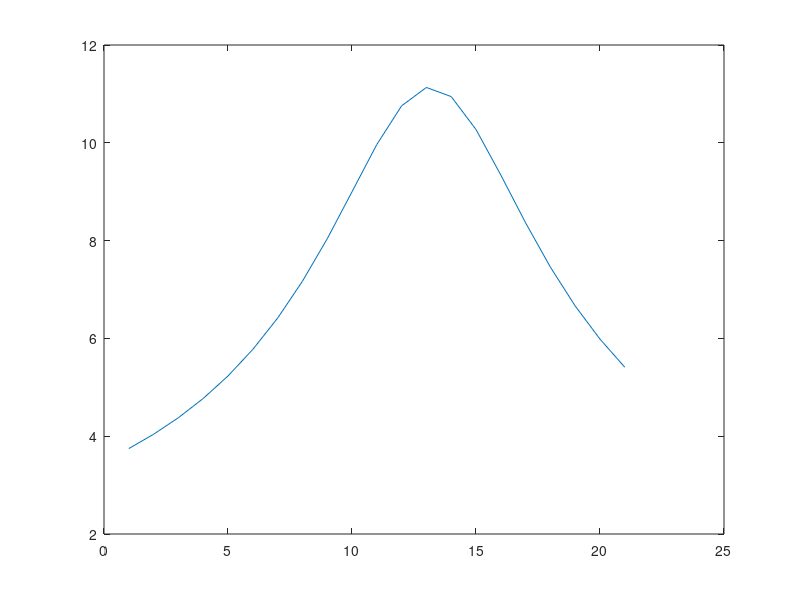

Write the MATLAB code that produced this figure. (Note: this script raises an error after producing the figure.)
function [ t,Y ] = mcintyre(dur, IC)
    vrest = -80;
    fiberD=10.0;        %um
    paralength1=3;      %um  
    nodelength=1.0;
    space_p1=0.002;  
    space_p2=0.004;
    space_i=0.004;
    rhoa=7e8;         %Ohm*um
    mycm=0.1;           %uF/cm2
    mygm=0.001;         %S/cm2
    c=2;                %uF/cm2

    g_nap = 0.010;         % sodium channel conductivity [S/cm^2]
    g_naf = 3;        %
    g_k = 0.080;
    g_kf = 0;
    g_l = 0.007;           % leak channel conductivity [S/cm^2] 
    e_na = 50.0;
    e_k = -90.0;
    e_l	= -90.0;

    g=0.690; 
    axonD=6.9; 
    nodeD=3.3; 
    paraD1=3.3; 
    paraD2=6.9; 
    deltax=1150; 
    paralength2=46; 
    nl=120;
    
    mysalength = paralength1;
    flutlength = paralength2;
    
    Rpn0=(rhoa*.01)/(pi*((((nodeD/2)+space_p1)^2)-((nodeD/2)^2)));
    Rpn1=(rhoa*.01)/(pi*((((paraD1/2)+space_p1)^2)-((paraD1/2)^2)));
    Rpn2=(rhoa*.01)/(pi*((((paraD2/2)+space_p2)^2)-((paraD2/2)^2)));
    Rpx=(rhoa*.01)/(pi*((((axonD/2)+space_i)^2)-((axonD/2)^2)));
    interlength=(deltax-nodelength-(2*paralength1)-(2*paralength2))/6;

    %periaxonal resistivity in GOhm
    r_pn0=Rpn0*(nodelength/10000)/1e3;
    r_pn1=Rpn1*(paralength1/10000)/1e3;
    r_pn2=Rpn2*(paralength2/10000)/1e3;
    r_px=Rpx*(interlength/10000)/1e3;

    %surface area in cm2
    sa_node = (pi*nodeD*nodelength)/1e8;
    sa_mysa = (pi*fiberD*paralength1)/1e8;
    sa_flut = (pi*fiberD*paralength2)/1e8;
    sa_inter = (pi*fiberD*interlength)/1e8;

    %resistiviy in Ohm*cm
    r_node = rhoa/10000;
    r_mysa = rhoa*(1/(paraD1/fiberD)^2)/10000;
    r_flut = rhoa*(1/(paraD2/fiberD)^2)/10000;
    r_inter = rhoa*(1/(axonD/fiberD)^2)/10000;

    %resistiviy in GOhm
    r_node = (4*(nodelength/10000)*r_node)/(pi*(nodeD/10000)^2)/1e9;
    r_mysa = (4*(paralength1/10000)*r_mysa)/(pi*(fiberD/10000)^2)/1e9;
    r_flut = (4*(paralength2/10000)*r_flut)/(pi*(fiberD/10000)^2)/1e9;
    r_inter = (4*(interlength/10000)*r_inter)/(pi*(fiberD/10000)^2)/1e9;

    %capacity in uF/cm2
    c_node = c;
    c_mysa = c*paraD1/fiberD;
    c_flut = c*paraD2/fiberD;
    c_inter = c*axonD/fiberD;

    %capacity in pF
    c_node = c_node*sa_node*1e6;
    c_mysa = c_mysa*sa_mysa*1e6;
    c_flut = c_flut*sa_flut*1e6;
    c_inter = c_inter*sa_inter*1e6;

    %passive conductance in S/cm^2
    g_mysa = 0.001*paraD1/fiberD;
    g_flut = 0.0001*paraD2/fiberD;
    g_inter = 0.0001*axonD/fiberD;
    %in nS
    g_mysa = g_mysa*sa_mysa*1e9;
    g_flut = g_flut*sa_flut*1e9;
    g_inter = g_inter*sa_inter*1e9;

    %membrane conductance in S/cm2
    xg = 0.001/(nl*2); 
    %in nS
    g_mysa_m = xg*sa_mysa*1e9;
    g_flut_m = xg*sa_flut*1e9;
    g_inter_m = xg*sa_inter*1e9;

    %membrane capacity in uF/cm2
    xc = 0.1/(nl*2);
    %in pF
    c_mysa_m = xc*sa_mysa*1e6;
    c_flut_m = xc*sa_flut*1e6;
    c_inter_m = xc*sa_inter*1e6;

    %nodal conductances
    g_nap = g_nap*sa_node*1e9;
    g_naf = g_naf*sa_node*1e9;
    g_k = g_k*sa_node*1e9;
    g_l = g_l*sa_node*1e9;
    
    
    %how many nodes to simulate
    N_nodes = 21;
    N_inter = N_nodes-1;
    
    % index values of the dV Vektor
    i_node = [1,N_nodes];
    i_para_m = [i_node(2)+1,i_node(2)+N_nodes];
    i_para_h = [i_para_m(2)+1,i_para_m(2)+N_nodes];
    i_para_p = [i_para_h(2)+1,i_para_h(2)+N_nodes];
    i_para_s = [i_para_p(2)+1,i_para_p(2)+N_nodes];
    i_mysa = [i_para_s(2)+1,i_para_s(2)+N_inter, ...
        i_para_s(2)+N_inter+1,i_para_s(2)+N_inter*2];
    i_flut = [i_mysa(4)+1,i_mysa(4)+N_inter, ... 
        i_mysa(4)+N_inter+1,i_mysa(4)+N_inter*2];
    i_para_n = [i_flut(4)+1,i_flut(4)+N_inter, ...
        i_flut(4)+N_inter+1,i_flut(4)+N_inter*2];
    i_inter = [i_para_n(4)+1,i_para_n(4)+N_inter; ... 
        i_para_n(4)+N_inter+1,i_para_n(4)+N_inter*2; ...
        i_para_n(4)+(2*N_inter)+1,i_para_n(4)+(3*N_inter);...
        i_para_n(4)+(3*N_inter)+1,i_para_n(4)+(4*N_inter);...
        i_para_n(4)+(4*N_inter)+1,i_para_n(4)+(5*N_inter);...
        i_para_n(4)+(5*N_inter)+1,i_para_n(4)+(6*N_inter)];
    i_mysa_b = [i_inter(12)+1,i_inter(12)+N_inter, ...
                i_inter(12)+N_inter+1,i_inter(12)+N_inter*2];
    i_flut_b = [i_mysa_b(4)+1,i_mysa_b(4)+N_inter, ... 
        i_mysa_b(4)+N_inter+1,i_mysa_b(4)+N_inter*2];
    i_inter_b = [i_flut_b(4)+1,i_flut_b(4)+N_inter; ... 
        i_flut_b(4)+N_inter+1,i_flut_b(4)+N_inter*2; ...
        i_flut_b(4)+(2*N_inter)+1,i_flut_b(4)+(3*N_inter);...
        i_flut_b(4)+(3*N_inter)+1,i_flut_b(4)+(4*N_inter);...
        i_flut_b(4)+(4*N_inter)+1,i_flut_b(4)+(5*N_inter);...
        i_flut_b(4)+(5*N_inter)+1,i_flut_b(4)+(6*N_inter)];
    %Dummy Stimulusvoltage
    V_e = zeros(i_inter(6,2),1);
    V_stim = zeros(i_inter(6,2),1);
    q = 700000;
    xe = 14000;
    ye = 5000;
    V_stim(1:N_nodes) = electrode(q,xe,ye,((1:N_nodes)-1)*deltax,zeros(1,N_nodes));
    V_stim(i_mysa(1):i_mysa(2)) = electrode(q,xe,ye,((1:N_inter)-1)*deltax+mysalength/2,zeros(1,N_inter));
    V_stim(i_mysa(3):i_mysa(4)) = electrode(q,xe,ye,((1:N_inter))*deltax-mysalength/2,zeros(1,N_inter));
    V_stim(i_flut(1):i_flut(2)) = electrode(q,xe,ye,((1:N_inter)-1)*deltax+mysalength+flutlength/2,zeros(1,N_inter));
    V_stim(i_flut(3):i_flut(4)) = electrode(q,xe,ye,((1:N_inter))*deltax-mysalength-flutlength/2,zeros(1,N_inter));
    V_stim(i_inter(1,1):i_inter(1,2)) = electrode(q,xe,ye,((1:N_inter)-1)*deltax+mysalength+flutlength+interlength/2,zeros(1,N_inter));
    V_stim(i_inter(2,1):i_inter(2,2)) = electrode(q,xe,ye,((1:N_inter)-1)*deltax+mysalength+flutlength+3*interlength/2,zeros(1,N_inter));
    V_stim(i_inter(3,1):i_inter(3,2)) = electrode(q,xe,ye,((1:N_inter)-1)*deltax+mysalength+flutlength+5*interlength/2,zeros(1,N_inter));
    V_stim(i_inter(4,1):i_inter(4,2)) = electrode(q,xe,ye,((1:N_inter)-1)*deltax+mysalength+flutlength+7*interlength/2,zeros(1,N_inter));
    V_stim(i_inter(5,1):i_inter(5,2)) = electrode(q,xe,ye,((1:N_inter)-1)*deltax+mysalength+flutlength+9*interlength/2,zeros(1,N_inter));
    V_stim(i_inter(6,1):i_inter(6,2)) = electrode(q,xe,ye,((1:N_inter)-1)*deltax+mysalength+flutlength+11*interlength/2,zeros(1,N_inter));
    

    figure(2);
    plot(1:N_nodes,V_stim(1:N_nodes));
    hold off;
    if (exist('IC','var') == 0)
        IC = zeros(i_inter_b(6,2),1);
        IC(1:N_nodes) = -80;
        IC(i_mysa(1):i_flut(4)) = -80;
        IC(i_inter(1,1):i_inter(6,2)) = -80;
        stim = 0;
    end
    if (exist('dur','var')==0)
        dur = 10;
    end
    
    Istim = zeros(N_nodes,1);
    
    [t,Y] = ode15s(@odeMcIntyr, [0,dur], IC);

    figure(1);
    
    for i = 1:N_nodes
        V(i,:) = Y(:,i) - 40*(i-1);
    end
    plot(t,V);
    figure(3);
    plot(t,Y(:,1),t,Y(:,20));
    
    function dY = odeMcIntyr(t,Y)
        if exist('stim','var') ==0
            if mod(t,100) < 0.5
                %
                %V_e = V_stim;
                %Y(11) = Y(11) -30;
                %V_e(11) = -10;
                Istim(1) = 100;
            else
                V_e = zeros(i_inter(6,2),1);
                Istim(1) = 0;
            end
        end
        inter = zeros(N_inter,6);
        inter_b = zeros(N_inter,6);
        
        node = Y(i_node(1):i_node(2));
        para_m = Y(i_para_m(1):i_para_m(2));
        para_h = Y(i_para_h(1):i_para_h(2));
        para_p = Y(i_para_p(1):i_para_p(2));
        para_s = Y(i_para_s(1):i_para_s(2));
        mysa_l = Y(i_mysa(1):i_mysa(2));
        mysa_r = Y(i_mysa(3):i_mysa(4));
        flut_l = Y(i_flut(1):i_flut(2));
        flut_r = Y(i_flut(3):i_flut(4));
        para_n_l = Y(i_para_n(1):i_para_n(2));
        para_n_r = Y(i_para_n(3):i_para_n(4));
        inter(:,1) = Y(i_inter(1,1):i_inter(1,2));
        inter(:,2) = Y(i_inter(2,1):i_inter(2,2));
        inter(:,3) = Y(i_inter(3,1):i_inter(3,2));
        inter(:,4) = Y(i_inter(4,1):i_inter(4,2));
        inter(:,5) = Y(i_inter(5,1):i_inter(5,2));
        inter(:,6) = Y(i_inter(6,1):i_inter(6,2));
       

        mysa_l_b = Y(i_mysa_b(1):i_mysa_b(2));
        mysa_r_b = Y(i_mysa_b(3):i_mysa_b(4));
        flut_l_b = Y(i_flut_b(1):i_flut_b(2));
        flut_r_b = Y(i_flut_b(3):i_flut_b(4));
        inter_b(:,1) = Y(i_inter_b(1,1):i_inter_b(1,2));
        inter_b(:,2) = Y(i_inter_b(2,1):i_inter_b(2,2));
        inter_b(:,3) = Y(i_inter_b(3,1):i_inter_b(3,2));
        inter_b(:,4) = Y(i_inter_b(4,1):i_inter_b(4,2));
        inter_b(:,5) = Y(i_inter_b(5,1):i_inter_b(5,2));
        inter_b(:,6) = Y(i_inter_b(6,1):i_inter_b(6,2)); 
        
        mysa_lv = mysa_l + mysa_l_b;
        mysa_rv = mysa_r + mysa_r_b;
        flut_lv = flut_l + flut_l_b;
        flut_rv = flut_r + flut_r_b;
        interv = inter+inter_b;
        
        [dnode,dpara_m,dpara_h,dpara_p,dpara_s] = nodeEq(node,para_m, ...
            para_h,para_p,para_s,mysa_lv,mysa_rv,V_e(1:N_nodes), ...
            V_e(i_mysa(1):i_mysa(2)),V_e(i_mysa(3):i_mysa(4)));
        
        [dmysa_l,dmysa_l_b] = mysaEq(mysa_l,mysa_lv,node(1:N_nodes-1),...
            flut_lv,mysa_l_b,V_e(1:N_nodes-1),flut_l_b, ...
            V_e(i_mysa(1):i_mysa(2)),V_e(1:N_nodes-1),...
            V_e(i_flut(1):i_flut(2)));
        
        [dmysa_r,dmysa_r_b] = mysaEq(mysa_r,mysa_rv,node(2:N_nodes),...
            flut_rv,mysa_r_b,V_e(2:N_nodes),flut_r_b,...
            V_e(i_mysa(3):i_mysa(4)),V_e(2:N_nodes),...
            V_e(i_flut(3):i_flut(4)));
        
        [dflut_l,dflut_l_b] = flutEq(flut_l,flut_lv,mysa_lv,interv(:,1),...
            flut_l_b,mysa_l_b,inter_b(:,1),...
            V_e(i_flut(1):i_flut(2)),V_e(i_mysa(1):i_mysa(2)),...
            V_e(i_inter(1,1):i_inter(1,2)));
        
        [dflut_r,dflut_r_b] = flutEq(flut_r,flut_rv,mysa_rv,interv(:,6),...
            flut_r_b,mysa_r_b,inter_b(:,6),...
            V_e(i_flut(3):i_flut(4)),V_e(i_mysa(3):i_mysa(4)),...
            V_e(i_inter(6,1):i_inter(6,2)));
        
        dpara_n_l = zeros(N_inter,1);
        dpara_n_r = zeros(N_inter,1);
        
        
        interVe = [V_e(i_inter(1,1):i_inter(1,2)),...
            V_e(i_inter(2,1):i_inter(2,2)),...
            V_e(i_inter(3,1):i_inter(3,2)),...
            V_e(i_inter(4,1):i_inter(4,2)),...
            V_e(i_inter(5,1):i_inter(5,2)),...
            V_e(i_inter(6,1):i_inter(6,2))];
        
        [dinter,dinter_b] = interEq(inter,interv,flut_lv,flut_rv, ...
            inter_b, flut_l_b, flut_r_b, interVe, ...
            V_e(i_flut(1):i_flut(2)), V_e(i_flut(3):i_flut(4)));
        
        
        
        %finally assemble derivatives into an
        dY=[dnode;dpara_m;dpara_h;dpara_p;dpara_s;dmysa_l;dmysa_r;...
            dflut_l;dflut_r;dpara_n_l;dpara_n_r;dinter(:,1); ...
            dinter(:,2);dinter(:,3);dinter(:,4);dinter(:,5);...
            dinter(:,6);dmysa_l_b;dmysa_r_b;dflut_l_b;dflut_r_b;...
            dinter_b(:,1);dinter_b(:,2);dinter_b(:,3);...
            dinter_b(:,4);dinter_b(:,5);dinter_b(:,6)];
        
    end

    function [dV,dm,dh,dp,ds] = nodeEq(V,m,h,p,s,...
            VmMl,VmMr,Vex,VexMl,VexMr)
        [I,dm,dh,dp,ds] = axnode(V,m,h,p,s);
        Iax = axialI(V,[V(1);VmMl],[VmMr;V(N_nodes)],r_node,r_mysa,r_mysa);
        Iex = axialI(Vex,[Vex(1);VexMl],[VexMr;Vex(N_nodes)],...
            r_node,r_mysa,r_mysa);
        dV = (-I-Iax-Iex+Istim)./c_node;
        
    end

    function [dV,dVp] = interEq(V, Vm, VmFl, VmFr, Vp, VpFl, VpFr, ...
                                            Vex, VexFl, VexFr)
        dV = zeros(N_inter,6);
        dVp = zeros(N_inter,6);
        
        Iax1 = axialI(Vm(:,1),VmFl,Vm(:,2),r_inter,r_flut,r_inter);
        Ipx1 = axialI(Vp(:,1),VpFl,Vp(:,2),r_px,r_pn2,r_px);
        Iex1 = axialI(Vex(:,1),VexFl,Vex(:,2),r_inter,r_flut,r_inter);
        [dV(:,1), dVp(:,1)] = compartment(V(:,1),Vp(:,1),Vex(:,1),Iax1,Ipx1,...
            Iex1, vrest, c_inter, c_inter_m, g_inter, g_inter_m);
        
        Iax6 = axialI(Vm(:,6),VmFr,Vm(:,5),r_inter,r_flut,r_inter);
        Ipx6 = axialI(Vp(:,6),VpFr,Vp(:,5),r_px,r_pn2,r_px);
        Iex6 = axialI(Vex(:,6),VexFr,Vex(:,5),r_inter,r_flut,r_inter);
        [dV(:,6), dVp(:,6)] = compartment(V(:,6),Vp(:,6),Vex(:,6),Iax6,Ipx6,...
            Iex6, vrest, c_inter, c_inter_m, g_inter, g_inter_m);
        
        for j = 2:5
            Iax = axialI(Vm(:,j),Vm(:,j-1),Vm(:,j+1),...
                r_inter,r_inter,r_inter);
            Ipx = axialI(Vp(:,j),Vp(:,j-1),Vp(:,j+1),r_px,r_px,r_px);
            Iex = axialI(Vex(:,j),Vex(:,j-1),Vex(:,j+1),...
                r_inter,r_inter,r_inter);
            [dV(:,j), dVp(:,j)] = compartment(V(:,j),Vp(:,j),Vex(:,j),...
                Iax,Ipx,Iex,vrest,c_inter,c_inter_m,g_inter,g_inter_m);
        end
        
    end

    function [dV,dVp] = flutEq(V, Vm, VmM, VmI, Vp, VpM, VpI, Vex, VexM,...
                                                                      VexI)
       Iax = axialI(Vm,VmM,VmI,r_flut,r_mysa,r_inter);
       Ipx = axialI(Vp,VpM,VpI,r_pn2,r_pn1,r_px);
       Iex = axialI(Vex,VexM,VexI,r_flut,r_mysa,r_inter);
       [dV, dVp] = compartment(V,Vp, Vex, Iax, Ipx, Iex, vrest, c_flut, ...
           c_flut_m, g_flut, g_flut_m);
                                                  
    end

    function [dV, dVp] = mysaEq(V, Vm, VmN, VmF, Vp, VpN, VpF, Vex, VexN,...
                                                                      VexF)
        Iax = axialI(Vm,VmN,VmF,r_mysa,r_node,r_flut);
        Ipx = axialI(Vp,VpN,VpF,r_pn1,r_pn0,r_pn1);
        Iex = axialI(Vex,VexN,VexF,r_mysa,r_node,r_flut);
        [dV, dVp] = compartment(V,Vp,Vex, Iax, Ipx, Iex, vrest, c_mysa, ...
           c_mysa_m, g_mysa, g_mysa_m);
    end

    function [dV, dVp] = compartment(V, Vp, Vext, Iaxonal, Iperiaxonal, ...
                                     Iext, epas, cmem, cmy, gmem, gmy)
        IPas = gmem.*(V - epas);
        Imyelin = gmy.*(Vp - Vext);
        ICmem = -IPas -Iaxonal-Iext;
        ICmyelin = -Iaxonal+IPas-Imyelin -Iperiaxonal;
        
        dV = (1./cmem).*(ICmem);
        dVp = (1./cmy).*(-Imyelin)+(1./(cmy+cmem)).*(-Iperiaxonal) + ...
            (1./cmem).*(-IPas);
                                
    end

    function I = axialI(V,V1,V2,r,r1,r2)
        I = (V-V1)./(r/2+r1/2)+(V-V2)./(r/2+r2/2);
    end

    % axnode: calculation of the currents of the axon
    function [I,dm,dh,dp,ds] = axnode(V,m,h,p,s)
        
        m_alpha = (6.57 .* (V+20.4))./(1-exp(-(V+20.4)./10.3));
        m_beta = (0.304 .* (-(V+25.7)))./(1-exp((V+25.7)./9.16));
        h_alpha = (0.34 .* (-(V+114)))./(1-exp((V+114)./11));
        h_beta = 12.6./(1+exp(-(V+31.8)./13.4));

        p_alpha = (0.0353 .* (V+27))./(1-exp(-(V+27)./10.2));
        p_beta = (0.000883 .* (-(V+34)))./(1-exp((V+34)./10));

        s_alpha = 0.3./(1+exp((V+53)./-5));
        s_beta = 0.03./(1+exp((V+90)./-1));

        %first derivatives of m, h, p, s
        dm = dpdt(m_alpha,m_beta,m);
        dh = dpdt(h_alpha,h_beta,h);
        dp = dpdt(p_alpha,p_beta,p);
        ds = dpdt(s_alpha,s_beta,s);

        I_Naf = g_naf.*m.^3.*h.*(V-e_na);       %Fast Sodium current
        I_Nap = g_nap.*p.^3.*(V-e_na);          %Persistent Sodium current
        I_Ks = g_k.*s.*(V-e_k);                 %Slow Potassium current
        I_Lk = g_l*(V-e_l);                     %Leakage current
        I = I_Naf + I_Nap + I_Ks + I_Lk;        %Sum of all nodal currents
    end

    % flutPotassim: flut potassium current
    function [I,dn] = flutPotassium(V,n)
        n_alpha = (0.0462 .* (V+83.2))./(1-exp(-(V+83.2)./1.1));
        n_beta = (0.0824 .* (-(V+66))) ./ (1-exp((V+66)./10.5));
        
        dn = dpdt(n_alpha,n_beta,n);
        
        I_Kf = g_kf.*n.^4.*(V-e_k);
        
        I = I_Kf; 
    end
    
    % dpdt: calculates the derivative of the of the parameter according to
    %       alpha, beta and the previous value
    function dp = dpdt(alpha, beta, para)
        dp = alpha.*(1-para)-beta.*para;
    end


    function V = electrode(q,xe,ye,x,y )
        d = sqrt((xe-x).^2+(ye-y).^2);
        V = q./(4.*pi.*d);
    end


end

